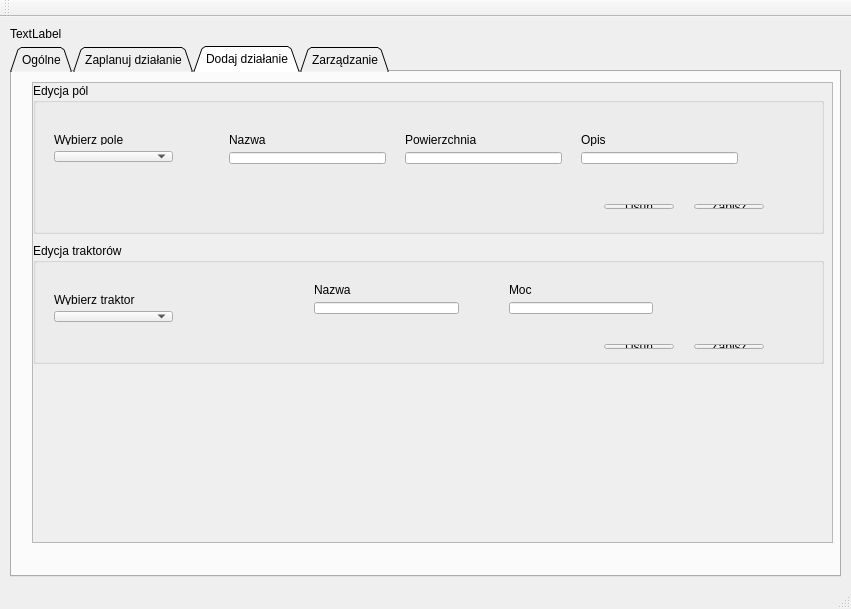
<?xml version="1.0" encoding="UTF-8"?>
<ui version="4.0">
 <class>MainWindow</class>
 <widget class="QMainWindow" name="MainWindow">
  <property name="geometry">
   <rect>
    <x>0</x>
    <y>0</y>
    <width>851</width>
    <height>609</height>
   </rect>
  </property>
  <property name="contextMenuPolicy">
   <enum>Qt::CustomContextMenu</enum>
  </property>
  <property name="acceptDrops">
   <bool>true</bool>
  </property>
  <property name="windowTitle">
   <string>MainWindow</string>
  </property>
  <property name="accessibleName">
   <string/>
  </property>
  <property name="dockNestingEnabled">
   <bool>false</bool>
  </property>
  <widget class="QWidget" name="centralWidget">
   <layout class="QVBoxLayout" name="verticalLayout_4">
    <property name="spacing">
     <number>5</number>
    </property>
    <property name="leftMargin">
     <number>10</number>
    </property>
    <property name="topMargin">
     <number>10</number>
    </property>
    <property name="rightMargin">
     <number>10</number>
    </property>
    <property name="bottomMargin">
     <number>10</number>
    </property>
    <item>
     <widget class="QLabel" name="db_status_label">
      <property name="maximumSize">
       <size>
        <width>16777215</width>
        <height>15</height>
       </size>
      </property>
      <property name="layoutDirection">
       <enum>Qt::LeftToRight</enum>
      </property>
      <property name="text">
       <string>TextLabel</string>
      </property>
     </widget>
    </item>
    <item>
     <widget class="QTabWidget" name="tabWidget">
      <property name="sizePolicy">
       <sizepolicy hsizetype="Expanding" vsizetype="Expanding">
        <horstretch>10</horstretch>
        <verstretch>10</verstretch>
       </sizepolicy>
      </property>
      <property name="minimumSize">
       <size>
        <width>831</width>
        <height>508</height>
       </size>
      </property>
      <property name="maximumSize">
       <size>
        <width>16777215</width>
        <height>16777215</height>
       </size>
      </property>
      <property name="focusPolicy">
       <enum>Qt::TabFocus</enum>
      </property>
      <property name="toolTip">
       <string>&lt;html&gt;&lt;head/&gt;&lt;body&gt;&lt;p&gt;&lt;br/&gt;&lt;/p&gt;&lt;/body&gt;&lt;/html&gt;</string>
      </property>
      <property name="whatsThis">
       <string>&lt;html&gt;&lt;head/&gt;&lt;body&gt;&lt;p&gt;Dodaj nowe pola, ciągniki lub rodzaje prac&lt;/p&gt;&lt;p&gt;&lt;br/&gt;&lt;/p&gt;&lt;/body&gt;&lt;/html&gt;</string>
      </property>
      <property name="layoutDirection">
       <enum>Qt::LeftToRight</enum>
      </property>
      <property name="tabShape">
       <enum>QTabWidget::Triangular</enum>
      </property>
      <property name="currentIndex">
       <number>2</number>
      </property>
      <property name="usesScrollButtons">
       <bool>false</bool>
      </property>
      <property name="documentMode">
       <bool>false</bool>
      </property>
      <property name="tabsClosable">
       <bool>false</bool>
      </property>
      <widget class="QWidget" name="tab">
       <property name="focusPolicy">
        <enum>Qt::TabFocus</enum>
       </property>
       <attribute name="title">
        <string>Ogólne</string>
       </attribute>
      </widget>
      <widget class="QWidget" name="tab_2">
       <attribute name="title">
        <string>Zaplanuj działanie</string>
       </attribute>
      </widget>
      <widget class="QWidget" name="tab_3">
       <attribute name="title">
        <string>Dodaj działanie</string>
       </attribute>
       <widget class="QScrollArea" name="scrollArea">
        <property name="geometry">
         <rect>
          <x>20</x>
          <y>10</y>
          <width>801</width>
          <height>461</height>
         </rect>
        </property>
        <property name="layoutDirection">
         <enum>Qt::LeftToRight</enum>
        </property>
        <property name="widgetResizable">
         <bool>true</bool>
        </property>
        <widget class="QWidget" name="scrollAreaWidgetContents_5">
         <property name="geometry">
          <rect>
           <x>0</x>
           <y>0</y>
           <width>799</width>
           <height>459</height>
          </rect>
         </property>
         <widget class="QGroupBox" name="f_edit_groupBox">
          <property name="geometry">
           <rect>
            <x>0</x>
            <y>0</y>
            <width>791</width>
            <height>151</height>
           </rect>
          </property>
          <property name="title">
           <string>Edycja pól</string>
          </property>
          <widget class="QWidget" name="">
           <property name="geometry">
            <rect>
             <x>560</x>
             <y>110</y>
             <width>182</width>
             <height>27</height>
            </rect>
           </property>
           <layout class="QHBoxLayout" name="f_edit_buttons_layout">
            <property name="spacing">
             <number>20</number>
            </property>
            <item>
             <widget class="QPushButton" name="f_edit_delete_button">
              <property name="text">
               <string>Usuń</string>
              </property>
             </widget>
            </item>
            <item>
             <widget class="QPushButton" name="f_edit_save_button">
              <property name="text">
               <string>Zapisz</string>
              </property>
             </widget>
            </item>
           </layout>
          </widget>
          <widget class="QWidget" name="">
           <property name="geometry">
            <rect>
             <x>185</x>
             <y>40</y>
             <width>531</width>
             <height>52</height>
            </rect>
           </property>
           <layout class="QHBoxLayout" name="f_edit_disp_fields_layout">
            <property name="spacing">
             <number>19</number>
            </property>
            <item>
             <layout class="QVBoxLayout" name="f_edit_name_layout">
              <item>
               <widget class="QLabel" name="f_edit_name_label">
                <property name="text">
                 <string>Nazwa</string>
                </property>
               </widget>
              </item>
              <item>
               <widget class="QLineEdit" name="f_edit_name_lineEdit"/>
              </item>
             </layout>
            </item>
            <item>
             <layout class="QVBoxLayout" name="f_edit_area_layout">
              <item>
               <widget class="QLabel" name="f_edit_area_label">
                <property name="text">
                 <string>Powierzchnia</string>
                </property>
               </widget>
              </item>
              <item>
               <widget class="QLineEdit" name="f_edit_area_lineEdit"/>
              </item>
             </layout>
            </item>
            <item>
             <layout class="QVBoxLayout" name="f_edit_desc_layout">
              <item>
               <widget class="QLabel" name="f_edit_desc_label">
                <property name="text">
                 <string>Opis</string>
                </property>
               </widget>
              </item>
              <item>
               <widget class="QLineEdit" name="f_edit_desc_lineEdit"/>
              </item>
             </layout>
            </item>
           </layout>
          </widget>
          <widget class="QWidget" name="">
           <property name="geometry">
            <rect>
             <x>10</x>
             <y>40</y>
             <width>141</width>
             <height>50</height>
            </rect>
           </property>
           <layout class="QVBoxLayout" name="f_name_list_layout">
            <item>
             <widget class="QLabel" name="f_name_list_label">
              <property name="text">
               <string>Wybierz pole</string>
              </property>
             </widget>
            </item>
            <item>
             <widget class="QComboBox" name="f_name_list"/>
            </item>
           </layout>
          </widget>
         </widget>
         <widget class="QGroupBox" name="t_edit_groupBox">
          <property name="geometry">
           <rect>
            <x>0</x>
            <y>160</y>
            <width>791</width>
            <height>121</height>
           </rect>
          </property>
          <property name="title">
           <string>Edycja traktorów</string>
          </property>
          <widget class="QWidget" name="">
           <property name="geometry">
            <rect>
             <x>10</x>
             <y>40</y>
             <width>141</width>
             <height>50</height>
            </rect>
           </property>
           <layout class="QVBoxLayout" name="t_list_layout">
            <item>
             <widget class="QLabel" name="t_name_list_layout">
              <property name="text">
               <string>Wybierz traktor</string>
              </property>
             </widget>
            </item>
            <item>
             <widget class="QComboBox" name="t_name_list"/>
            </item>
           </layout>
          </widget>
          <widget class="QWidget" name="">
           <property name="geometry">
            <rect>
             <x>560</x>
             <y>90</y>
             <width>182</width>
             <height>27</height>
            </rect>
           </property>
           <layout class="QHBoxLayout" name="t_edit_buttons_layout">
            <property name="spacing">
             <number>20</number>
            </property>
            <item>
             <widget class="QPushButton" name="t_edit_delete_button">
              <property name="text">
               <string>Usuń</string>
              </property>
             </widget>
            </item>
            <item>
             <widget class="QPushButton" name="t_edit_save_button">
              <property name="text">
               <string>Zapisz</string>
              </property>
             </widget>
            </item>
           </layout>
          </widget>
          <widget class="QWidget" name="">
           <property name="geometry">
            <rect>
             <x>270</x>
             <y>30</y>
             <width>361</width>
             <height>52</height>
            </rect>
           </property>
           <layout class="QHBoxLayout" name="t_edit_fields_layout">
            <property name="spacing">
             <number>50</number>
            </property>
            <item>
             <layout class="QVBoxLayout" name="t_edit_name_layout">
              <item>
               <widget class="QLabel" name="t_edit_name_label">
                <property name="text">
                 <string>Nazwa</string>
                </property>
               </widget>
              </item>
              <item>
               <widget class="QLineEdit" name="t_edit_name_lineEdit"/>
              </item>
             </layout>
            </item>
            <item>
             <layout class="QVBoxLayout" name="t_edit_power_edit_layout">
              <item>
               <widget class="QLabel" name="t_edit_power_label">
                <property name="text">
                 <string>Moc</string>
                </property>
               </widget>
              </item>
              <item>
               <widget class="QLineEdit" name="t_edit_power_lineEdit"/>
              </item>
             </layout>
            </item>
           </layout>
          </widget>
         </widget>
        </widget>
       </widget>
      </widget>
      <widget class="QWidget" name="tab_4">
       <property name="layoutDirection">
        <enum>Qt::LeftToRight</enum>
       </property>
       <attribute name="title">
        <string>Zarządzanie</string>
       </attribute>
       <layout class="QVBoxLayout" name="verticalLayout_3">
        <item>
         <widget class="QGroupBox" name="groupBox">
          <property name="enabled">
           <bool>true</bool>
          </property>
          <property name="maximumSize">
           <size>
            <width>16777215</width>
            <height>100</height>
           </size>
          </property>
          <property name="acceptDrops">
           <bool>true</bool>
          </property>
          <property name="layoutDirection">
           <enum>Qt::LeftToRight</enum>
          </property>
          <property name="title">
           <string>Dodaj Pole</string>
          </property>
          <widget class="QPushButton" name="add_field_button">
           <property name="geometry">
            <rect>
             <x>470</x>
             <y>40</y>
             <width>81</width>
             <height>31</height>
            </rect>
           </property>
           <property name="text">
            <string>dodaj</string>
           </property>
          </widget>
          <widget class="QWidget" name="layoutWidget">
           <property name="geometry">
            <rect>
             <x>10</x>
             <y>30</y>
             <width>296</width>
             <height>52</height>
            </rect>
           </property>
           <layout class="QHBoxLayout" name="horizontalLayout_2">
            <item>
             <layout class="QVBoxLayout" name="verticalLayout">
              <item>
               <widget class="QLabel" name="f_name_label">
                <property name="text">
                 <string>Nazwa</string>
                </property>
               </widget>
              </item>
              <item>
               <widget class="QLineEdit" name="f_name_lineEdit"/>
              </item>
             </layout>
            </item>
            <item>
             <layout class="QVBoxLayout" name="verticalLayout_2">
              <item>
               <widget class="QLabel" name="f_area_label">
                <property name="text">
                 <string>Powierzchnia</string>
                </property>
               </widget>
              </item>
              <item>
               <widget class="QLineEdit" name="f_area_lineEdit">
                <property name="contextMenuPolicy">
                 <enum>Qt::DefaultContextMenu</enum>
                </property>
                <property name="placeholderText">
                 <string/>
                </property>
               </widget>
              </item>
             </layout>
            </item>
           </layout>
          </widget>
         </widget>
        </item>
        <item>
         <widget class="QGroupBox" name="groupBox_2">
          <property name="maximumSize">
           <size>
            <width>16777215</width>
            <height>100</height>
           </size>
          </property>
          <property name="title">
           <string>Dodaj traktor</string>
          </property>
          <widget class="QPushButton" name="add_tractor_button">
           <property name="geometry">
            <rect>
             <x>470</x>
             <y>44</y>
             <width>89</width>
             <height>31</height>
            </rect>
           </property>
           <property name="text">
            <string>dodaj</string>
           </property>
          </widget>
          <widget class="QWidget" name="layoutWidget">
           <property name="geometry">
            <rect>
             <x>10</x>
             <y>30</y>
             <width>296</width>
             <height>52</height>
            </rect>
           </property>
           <layout class="QHBoxLayout" name="horizontalLayout">
            <item>
             <layout class="QVBoxLayout" name="verticalLayout_6">
              <item>
               <widget class="QLabel" name="t_name_label">
                <property name="text">
                 <string>Nazwa</string>
                </property>
               </widget>
              </item>
              <item>
               <widget class="QLineEdit" name="t_name_lineEdit"/>
              </item>
             </layout>
            </item>
            <item>
             <layout class="QVBoxLayout" name="verticalLayout_5">
              <item>
               <widget class="QLabel" name="t_power_label">
                <property name="text">
                 <string>Moc</string>
                </property>
               </widget>
              </item>
              <item>
               <widget class="QLineEdit" name="t_power_lineEdit"/>
              </item>
             </layout>
            </item>
           </layout>
          </widget>
         </widget>
        </item>
        <item>
         <widget class="QGroupBox" name="groupBox_3">
          <property name="title">
           <string>Dodaj rodzaj wykonywanej pracy</string>
          </property>
          <widget class="QWidget" name="layoutWidget">
           <property name="geometry">
            <rect>
             <x>10</x>
             <y>30</y>
             <width>144</width>
             <height>50</height>
            </rect>
           </property>
           <layout class="QVBoxLayout" name="wt_name_Layout">
            <item>
             <widget class="QLabel" name="wt_name_label">
              <property name="text">
               <string>Nazwa</string>
              </property>
             </widget>
            </item>
            <item>
             <widget class="QLineEdit" name="wt_name_lineEdit"/>
            </item>
           </layout>
          </widget>
          <widget class="QPushButton" name="add_wt_button">
           <property name="geometry">
            <rect>
             <x>600</x>
             <y>44</y>
             <width>89</width>
             <height>31</height>
            </rect>
           </property>
           <property name="text">
            <string>dodaj</string>
           </property>
          </widget>
          <widget class="QWidget" name="">
           <property name="geometry">
            <rect>
             <x>180</x>
             <y>30</y>
             <width>151</width>
             <height>50</height>
            </rect>
           </property>
           <layout class="QVBoxLayout" name="wt_t_name_Layout">
            <item>
             <widget class="QLabel" name="wt_t_name_label">
              <property name="text">
               <string>Traktor</string>
              </property>
             </widget>
            </item>
            <item>
             <widget class="QComboBox" name="wt_t_name_comboBox"/>
            </item>
           </layout>
          </widget>
          <widget class="QWidget" name="">
           <property name="geometry">
            <rect>
             <x>360</x>
             <y>30</y>
             <width>144</width>
             <height>50</height>
            </rect>
           </property>
           <layout class="QVBoxLayout" name="wt_fuel_con_Layout">
            <item>
             <widget class="QLabel" name="label">
              <property name="text">
               <string>Zużycie paliwa</string>
              </property>
             </widget>
            </item>
            <item>
             <widget class="QLineEdit" name="wt_fuel_con_lineEdit"/>
            </item>
           </layout>
          </widget>
         </widget>
        </item>
        <item>
         <widget class="QGroupBox" name="groupBox_4">
          <property name="title">
           <string>Dodaj</string>
          </property>
         </widget>
        </item>
       </layout>
      </widget>
     </widget>
    </item>
   </layout>
  </widget>
  <widget class="QMenuBar" name="menuBar">
   <property name="geometry">
    <rect>
     <x>0</x>
     <y>0</y>
     <width>851</width>
     <height>22</height>
    </rect>
   </property>
  </widget>
  <widget class="QToolBar" name="mainToolBar">
   <attribute name="toolBarArea">
    <enum>TopToolBarArea</enum>
   </attribute>
   <attribute name="toolBarBreak">
    <bool>false</bool>
   </attribute>
  </widget>
  <widget class="QStatusBar" name="statusBar"/>
 </widget>
 <layoutdefault spacing="6" margin="11"/>
 <resources/>
 <connections/>
</ui>
